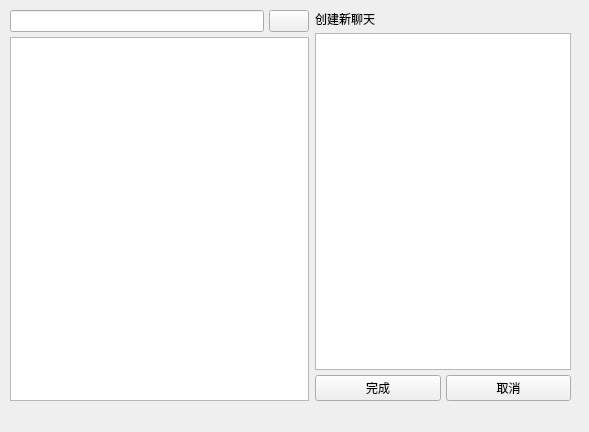
<?xml version="1.0" encoding="UTF-8"?>
<ui version="4.0">
 <class>Form</class>
 <widget class="QWidget" name="Form">
  <property name="geometry">
   <rect>
    <x>0</x>
    <y>0</y>
    <width>589</width>
    <height>432</height>
   </rect>
  </property>
  <property name="windowTitle">
   <string>Form</string>
  </property>
  <widget class="QWidget" name="layoutWidget">
   <property name="geometry">
    <rect>
     <x>10</x>
     <y>10</y>
     <width>561</width>
     <height>391</height>
    </rect>
   </property>
   <layout class="QGridLayout" name="gridLayout" columnstretch="3,0">
    <item row="0" column="1">
     <layout class="QVBoxLayout" name="verticalLayout_2" stretch="0,2,0">
      <property name="spacing">
       <number>5</number>
      </property>
      <item>
       <widget class="QLabel" name="label">
        <property name="text">
         <string>创建新聊天</string>
        </property>
       </widget>
      </item>
      <item>
       <widget class="QListWidget" name="listWidget"/>
      </item>
      <item>
       <layout class="QHBoxLayout" name="horizontalLayout">
        <item>
         <widget class="QPushButton" name="pushButton_Complicated">
          <property name="sizePolicy">
           <sizepolicy hsizetype="Minimum" vsizetype="Expanding">
            <horstretch>0</horstretch>
            <verstretch>0</verstretch>
           </sizepolicy>
          </property>
          <property name="text">
           <string>完成</string>
          </property>
         </widget>
        </item>
        <item>
         <widget class="QPushButton" name="pushButton_Cancel">
          <property name="sizePolicy">
           <sizepolicy hsizetype="Minimum" vsizetype="Expanding">
            <horstretch>0</horstretch>
            <verstretch>0</verstretch>
           </sizepolicy>
          </property>
          <property name="text">
           <string>取消</string>
          </property>
         </widget>
        </item>
       </layout>
      </item>
     </layout>
    </item>
    <item row="0" column="0">
     <layout class="QVBoxLayout" name="verticalLayout" stretch="0,1">
      <property name="spacing">
       <number>5</number>
      </property>
      <item>
       <layout class="QHBoxLayout" name="horizontalLayout_2" stretch="1,0">
        <item>
         <widget class="QLineEdit" name="lineEdit"/>
        </item>
        <item>
         <widget class="QPushButton" name="pushButton_Search">
          <property name="sizePolicy">
           <sizepolicy hsizetype="Expanding" vsizetype="Expanding">
            <horstretch>0</horstretch>
            <verstretch>0</verstretch>
           </sizepolicy>
          </property>
          <property name="text">
           <string/>
          </property>
          <property name="icon">
           <iconset resource="../resource/yaim.qrc">
            <normaloff>:/icon/搜索.png</normaloff>:/icon/搜索.png</iconset>
          </property>
         </widget>
        </item>
       </layout>
      </item>
      <item>
       <widget class="QListWidget" name="listWidget_list"/>
      </item>
     </layout>
    </item>
   </layout>
  </widget>
 </widget>
 <resources>
  <include location="../resource/yaim.qrc"/>
 </resources>
 <connections/>
</ui>
